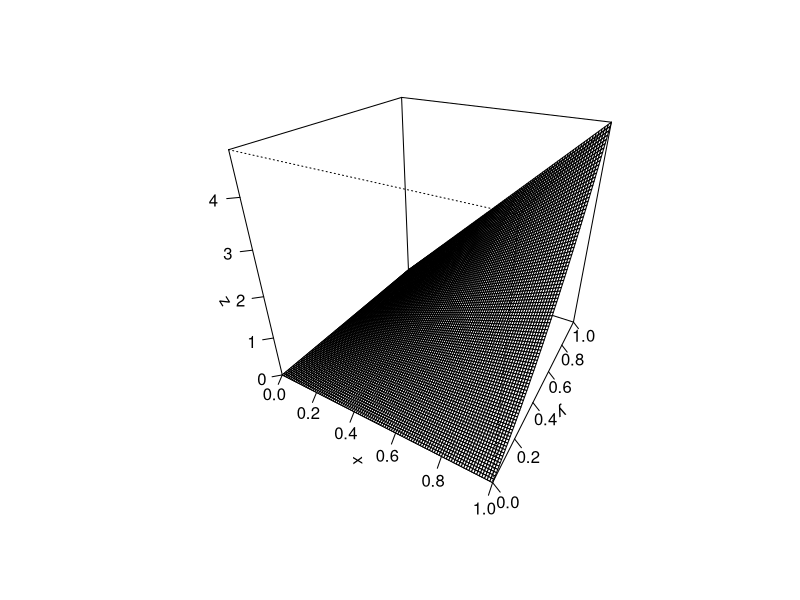

The R script that drew this image:
# Gerardo Graciano
# 100244514
# Math 32
# Professor Yatskar

# Part I

# Sketching the graph of the joint probability density function of exercise 9.10,
# f(x,y)=(12/5)xy(1+y) for 0<=x<=1 and 0<=y<=1, and f(x,y)=0 otherwise, to
# determine whether P(X+Y<1) is larger or smaller than 1/2.

# seq(0,1,0.01) collects the points that extend from 0 to 1 with an increment of
# 0.01 and stores them in a vector 'x', which serves as the domain for the
# x-component of the function.
x <- seq(0,1,0.01)

# Since the domain for the y-component is the same as the domain for the
# x-component, we can set a vector 'y' to have the same characteristics as
# vector 'x'.
y <- x

# function(x,y){12/5*x*y*(1+y)} stores the formula of the joint density fucntion,
# found inside the curly barces, into a vector 'surf'.
surf <- function(x,y){12/5*x*y*(1+y)}

# outer(x,y,surf) calculates the values of the density function of the mesh
# of points that was collected in vectors 'x' and 'y'.
z <- outer(x,y,surf)

# persp(x,y,z, theta = 30, phi = 30, ticktype = "detailed") sketches a three-
# dimensional graph of the density function over the mesh of points that was
# collected in vectors 'x' and 'y'. Note that 'theta = 30' and 'phi = 30'
# defines the viewing angles of the graph.
persp(x,y,z, theta = 30, phi = 30, ticktype = "detailed")

# Conclusion: Judging from the graph of the joint density function, P(X+Y<1)
# appears to be smaller than 1/2.